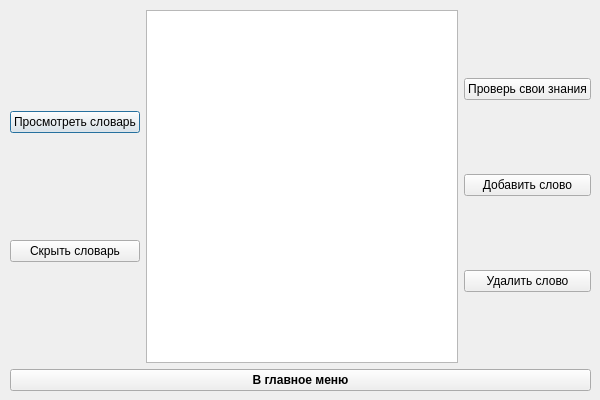
<?xml version="1.0" encoding="UTF-8"?>
<ui version="4.0">
 <class>UserDicMenu</class>
 <widget class="QDialog" name="UserDicMenu">
  <property name="geometry">
   <rect>
    <x>0</x>
    <y>0</y>
    <width>600</width>
    <height>400</height>
   </rect>
  </property>
  <property name="windowTitle">
   <string>Пользовательский словарь</string>
  </property>
  <widget class="QWidget" name="layoutWidget">
   <property name="geometry">
    <rect>
     <x>10</x>
     <y>10</y>
     <width>581</width>
     <height>381</height>
    </rect>
   </property>
   <layout class="QVBoxLayout" name="verticalLayout">
    <item>
     <layout class="QHBoxLayout" name="horizontalLayout">
      <item>
       <layout class="QVBoxLayout" name="verticalLayout_3">
        <item>
         <widget class="QPushButton" name="dic_show_Button">
          <property name="text">
           <string>Просмотреть словарь</string>
          </property>
         </widget>
        </item>
        <item>
         <widget class="QPushButton" name="hide_dic_Button">
          <property name="text">
           <string>Скрыть словарь</string>
          </property>
         </widget>
        </item>
       </layout>
      </item>
      <item>
       <widget class="QTextBrowser" name="textBrowser"/>
      </item>
      <item>
       <layout class="QVBoxLayout" name="verticalLayout_4">
        <item>
         <widget class="QPushButton" name="lets_test_Button">
          <property name="text">
           <string>Проверь свои знания</string>
          </property>
         </widget>
        </item>
        <item>
         <widget class="QPushButton" name="add_Button">
          <property name="text">
           <string>Добавить слово</string>
          </property>
         </widget>
        </item>
        <item>
         <widget class="QPushButton" name="delete_Button">
          <property name="text">
           <string>Удалить слово</string>
          </property>
         </widget>
        </item>
       </layout>
      </item>
     </layout>
    </item>
    <item>
     <widget class="QPushButton" name="menu_back_Button">
      <property name="font">
       <font>
        <weight>75</weight>
        <bold>true</bold>
       </font>
      </property>
      <property name="text">
       <string>В главное меню</string>
      </property>
     </widget>
    </item>
   </layout>
  </widget>
 </widget>
 <resources/>
 <connections/>
</ui>
